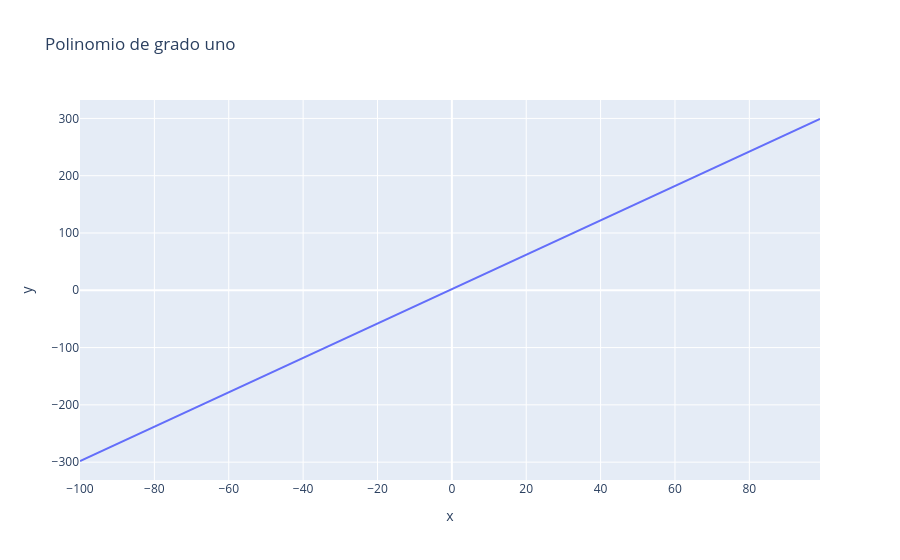

Notebook cell for this chart:
### Code cell
import plotly.express as px
import pandas as pd


## polinomio ###
po = lambda i: 3*i + 2
## end polinomio ###

r = 100


df = pd.DataFrame(dict(
    x = [ i for i in range(-100, r)  ],
    y = [ po(i) for i in range(-100, r)  ]
))
fig = px.line(df, x="x", y="y", title="Polinomio de grado uno") 
fig.show()

### Figure 1 — Plotly figure (JSON) as saved in the notebook; plotly's stock layout.template omitted (floating-point values rounded to 4 significant figures; data arrays with more than 128 entries replaced by an {"elided": "..."} marker saying what was removed)
{"data": [{"hovertemplate": "x=%{x}<br>y=%{y}<extra></extra>", "legendgroup": "", "line": {"color": "#636efa", "dash": "solid"}, "marker": {"symbol": "circle"}, "mode": "lines", "name": "", "orientation": "v", "showlegend": false, "type": "scatter", "x": {"elided": "200 int values"}, "xaxis": "x", "y": {"elided": "200 int values"}, "yaxis": "y"}], "layout": {"autosize": true, "legend": {"tracegroupgap": 0}, "title": {"text": "Polinomio de grado uno"}, "xaxis": {"anchor": "y", "autorange": true, "domain": [0, 1], "range": [-100, 99], "title": {"text": "x"}, "type": "linear"}, "yaxis": {"anchor": "x", "autorange": true, "domain": [0, 1], "range": [-331.2, 332.2], "title": {"text": "y"}, "type": "linear"}}}
